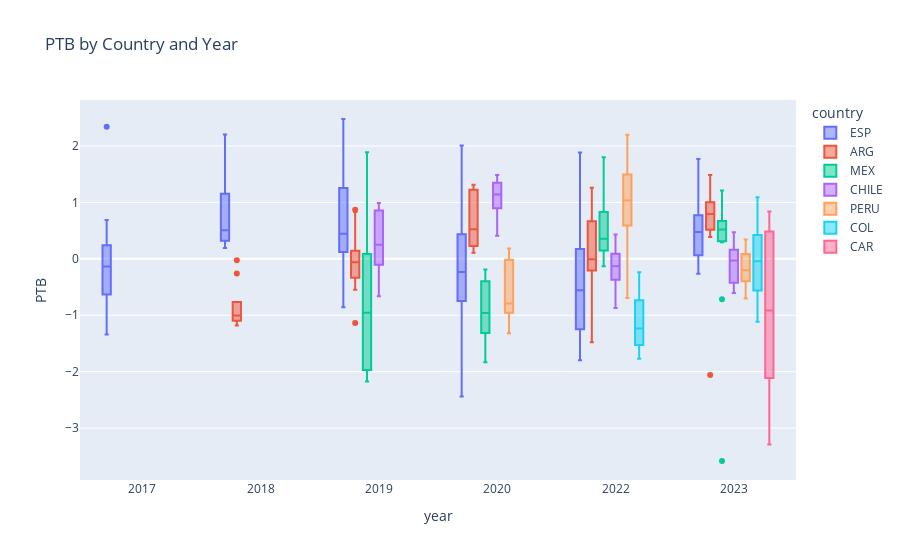

The notebook cell saved with this chart:
### Code cell
fig = px.box(fms_scaled, x="year", y="PTB", color="country", title="PTB by Country and Year")
fig.show()

### Figure 1 — Plotly figure (JSON) as saved in the notebook; plotly's stock layout.template omitted (floating-point values rounded to 4 significant figures)
{"data": [{"alignmentgroup": "True", "hovertemplate": "country=ESP<br>year=%{x}<br>PTB=%{y}<extra></extra>", "legendgroup": "ESP", "marker": {"color": "#636efa"}, "name": "ESP", "notched": false, "offsetgroup": "ESP", "orientation": "v", "showlegend": true, "type": "box", "x": ["2017", "2017", "2017", "2017", "2017", "2017", "2017", "2017", "2017", "2017", "2018", "2018", "2018", "2018", "2018", "2018", "2018", "2018", "2018", "2018", "2019", "2019", "2019", "2019", "2019", "2019", "2019", "2019", "2019", "2019", "2020", "2020", "2020", "2020", "2020", "2020", "2020", "2020", "2020", "2020", "2022", "2022", "2022", "2022", "2022", "2022", "2022", "2022", "2022", "2022", "2022", "2022", "2023", "2023", "2023", "2023", "2023", "2023", "2023", "2023", "2023", "2023", "2023", "2023"], "x0": " ", "xaxis": "x", "y": [2.341, 0.2406, 0.06962, 0.6864, -0.3334, -0.3579, -0.6327, -1.341, -0.7365, 0.06351, 1.503, 0.1935, 0.3214, 0.4855, 0.5085, 0.5085, 1.132, 0.3083, 1.152, 2.202, 1.257, 1.328, 0.1231, -0.1584, 0.1667, 0.3332, 0.8883, 0.5513, -0.8562, 2.478, -1.098, -0.7495, -2.442, -0.3801, -0.2774, 0.3439, 0.4334, -0.1935, 2.008, 0.5622, -1.795, 1.704, 1.884, -1.549, -1.22, -1.114, -1.279, -0.7572, -0.2408, 0.1216, 0.2269, -0.3538, 0.9322, 1.309, 1.769, 0.4958, 0.4323, 0.6148, 0.01965, -0.1351, -0.266, 0.1069, 0.4839, 0.468], "y0": " ", "yaxis": "y"}, {"alignmentgroup": "True", "hovertemplate": "country=ARG<br>year=%{x}<br>PTB=%{y}<extra></extra>", "legendgroup": "ARG", "marker": {"color": "#EF553B"}, "name": "ARG", "notched": false, "offsetgroup": "ARG", "orientation": "v", "showlegend": true, "type": "box", "x": ["2018", "2018", "2018", "2018", "2018", "2018", "2018", "2018", "2018", "2018", "2019", "2019", "2019", "2019", "2019", "2019", "2019", "2019", "2019", "2019", "2020", "2020", "2020", "2020", "2020", "2020", "2020", "2020", "2020", "2020", "2022", "2022", "2022", "2022", "2022", "2022", "2022", "2022", "2022", "2022", "2022", "2022", "2023", "2023", "2023", "2023", "2023", "2023", "2023", "2023", "2023", "2023", "2023", "2023"], "x0": " ", "xaxis": "x", "y": [-1.1, -0.2594, -1.06, -0.7911, -0.9486, -1.182, -1.09, -1.096, -0.7648, -0.02314, -0.3368, -1.138, -0.5469, -0.2773, -0.1227, 0.0001982, 0.1429, 0.8288, 0.05174, 0.8685, 1.267, 0.411, 0.3681, 0.1629, 0.2282, 0.9334, 0.1088, 0.6368, 1.314, 1.226, -0.1097, 0.09072, 0.4453, -1.479, -0.4463, -0.1174, -0.2947, -0.12, 0.1832, 1.178, 1.26, 0.8847, -2.059, 0.833, 0.4759, 0.9124, 0.7537, 0.9362, 1.19, 0.3886, 0.5553, 1.067, 1.484, 0.7537], "y0": " ", "yaxis": "y"}, {"alignmentgroup": "True", "hovertemplate": "country=MEX<br>year=%{x}<br>PTB=%{y}<extra></extra>", "legendgroup": "MEX", "marker": {"color": "#00cc96"}, "name": "MEX", "notched": false, "offsetgroup": "MEX", "orientation": "v", "showlegend": true, "type": "box", "x": ["2019", "2019", "2019", "2019", "2019", "2019", "2019", "2019", "2019", "2019", "2020", "2020", "2020", "2020", "2020", "2020", "2020", "2020", "2020", "2020", "2022", "2022", "2022", "2022", "2022", "2022", "2022", "2022", "2022", "2022", "2022", "2022", "2023", "2023", "2023", "2023", "2023", "2023", "2023", "2023", "2023", "2023", "2023", "2023"], "x0": " ", "xaxis": "x", "y": [1.887, 0.1231, 0.08742, -1.376, -0.765, -0.8443, -1.97, -2.073, -2.172, -1.066, -1.833, -1.611, -1.156, -0.7905, -1.026, -0.8969, -0.2886, -0.1897, -0.3968, -1.317, 0.2423, 1.8, 1.589, 0.8153, 0.3143, 0.841, 0.0162, 0.3939, 0.2732, 0.4196, -0.1328, 0.05475, -3.583, -0.7144, 0.2934, 0.4759, 0.5593, 0.3331, 0.71, 0.4799, 0.6227, 0.6346, 0.7259, 1.21], "y0": " ", "yaxis": "y"}, {"alignmentgroup": "True", "hovertemplate": "country=CHILE<br>year=%{x}<br>PTB=%{y}<extra></extra>", "legendgroup": "CHILE", "marker": {"color": "#ab63fa"}, "name": "CHILE", "notched": false, "offsetgroup": "CHILE", "orientation": "v", "showlegend": true, "type": "box", "x": ["2019", "2019", "2019", "2019", "2019", "2019", "2019", "2019", "2019", "2019", "2020", "2020", "2020", "2020", "2020", "2020", "2020", "2020", "2020", "2020", "2022", "2022", "2022", "2022", "2022", "2022", "2022", "2022", "2022", "2022", "2022", "2022", "2023", "2023", "2023", "2023", "2023", "2023", "2023", "2023", "2023", "2023", "2023", "2023"], "x0": " ", "xaxis": "x", "y": [-0.1068, 0.0557, -0.6619, 0.4284, 0.3134, 0.9002, -0.3725, 0.8566, 0.9914, 0.1826, 1.17, 1.435, 1.488, 0.8961, 0.4446, 1.154, 1.129, 1.349, 0.4073, 0.9987, -0.7495, -0.4412, -0.8703, -0.1046, -0.3024, -0.1226, -0.03005, 0.2089, -0.1662, 0.3605, 0.4299, -0.138, -0.4247, -0.5755, -0.1272, -0.6072, -0.266, 0.1784, -0.4247, 0.1426, 0.06726, 0.472, 0.1149, 0.2458], "y0": " ", "yaxis": "y"}, {"alignmentgroup": "True", "hovertemplate": "country=PERU<br>year=%{x}<br>PTB=%{y}<extra></extra>", "legendgroup": "PERU", "marker": {"color": "#FFA15A"}, "name": "PERU", "notched": false, "offsetgroup": "PERU", "orientation": "v", "showlegend": true, "type": "box", "x": ["2020", "2020", "2020", "2020", "2020", "2020", "2020", "2020", "2020", "2020", "2022", "2022", "2022", "2022", "2022", "2022", "2022", "2022", "2022", "2022", "2022", "2022", "2023", "2023", "2023", "2023", "2023", "2023", "2023", "2023", "2023", "2023", "2023", "2023"], "x0": " ", "xaxis": "x", "y": [-0.01437, -1.319, -0.77, -0.826, -0.423, -1.011, -0.8092, 0.1125, 0.1834, -0.9547, 1.44, 1.45, 1.165, 1.882, 0.02134, 0.9027, 0.8308, 0.4428, 1.537, -0.693, 2.198, 0.7408, -0.7025, -0.2224, -0.3335, -0.266, 0.1545, -0.05574, 0.1387, 0.03155, -0.1827, 0.341, -0.6628, -0.4604], "y0": " ", "yaxis": "y"}, {"alignmentgroup": "True", "hovertemplate": "country=COL<br>year=%{x}<br>PTB=%{y}<extra></extra>", "legendgroup": "COL", "marker": {"color": "#19d3f3"}, "name": "COL", "notched": false, "offsetgroup": "COL", "orientation": "v", "showlegend": true, "type": "box", "x": ["2022", "2022", "2022", "2022", "2022", "2022", "2022", "2022", "2022", "2022", "2022", "2022", "2023", "2023", "2023", "2023", "2023", "2023", "2023", "2023", "2023", "2023", "2023", "2023"], "x0": " ", "xaxis": "x", "y": [-1.664, -1.317, -1.271, -0.6596, -0.2382, -0.4669, -0.8086, -1.174, -1.387, -1.199, -1.772, -1.762, -1.115, -0.4565, -1.115, -0.5596, -0.5596, 0.4244, 0.4244, 0.3728, 0.3728, 1.091, 1.091, -0.4565], "y0": " ", "yaxis": "y"}, {"alignmentgroup": "True", "hovertemplate": "country=CAR<br>year=%{x}<br>PTB=%{y}<extra></extra>", "legendgroup": "CAR", "marker": {"color": "#FF6692"}, "name": "CAR", "notched": false, "offsetgroup": "CAR", "orientation": "v", "showlegend": true, "type": "box", "x": ["2023", "2023", "2023", "2023", "2023", "2023", "2023", "2023", "2023", "2023", "2023", "2023"], "x0": " ", "xaxis": "x", "y": [-1.928, -3.289, -2.028, 0.099, 0.6267, 0.4363, 0.09503, -2.516, 0.5315, -2.131, -2.091, 0.837], "y0": " ", "yaxis": "y"}], "layout": {"boxmode": "group", "legend": {"title": {"text": "country"}, "tracegroupgap": 0}, "title": {"text": "PTB by Country and Year"}, "xaxis": {"anchor": "y", "domain": [0, 1], "title": {"text": "year"}}, "yaxis": {"anchor": "x", "domain": [0, 1], "title": {"text": "PTB"}}}}
